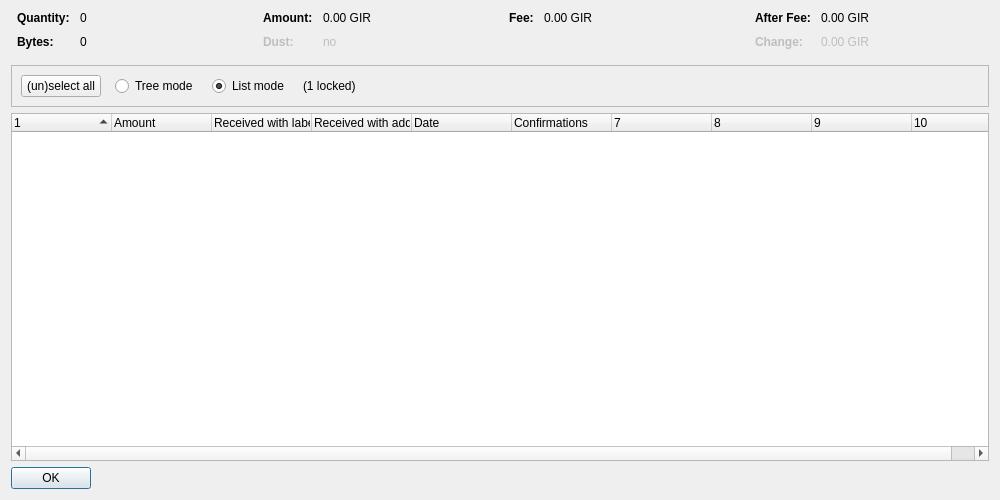
<?xml version="1.0" encoding="UTF-8"?>
<ui version="4.0">
 <class>CoinControlDialog</class>
 <widget class="QDialog" name="CoinControlDialog">
  <property name="geometry">
   <rect>
    <x>0</x>
    <y>0</y>
    <width>1000</width>
    <height>500</height>
   </rect>
  </property>
  <property name="windowTitle">
   <string>Coin Selection</string>
  </property>
  <layout class="QVBoxLayout" name="verticalLayout">
   <item>
    <layout class="QHBoxLayout" name="horizontalLayoutTop" stretch="0,0,0,0">
     <property name="topMargin">
      <number>0</number>
     </property>
     <property name="bottomMargin">
      <number>10</number>
     </property>
     <item>
      <layout class="QFormLayout" name="formLayoutCoinControl1">
       <property name="horizontalSpacing">
        <number>10</number>
       </property>
       <property name="verticalSpacing">
        <number>10</number>
       </property>
       <property name="leftMargin">
        <number>6</number>
       </property>
       <property name="rightMargin">
        <number>6</number>
       </property>
       <item row="0" column="0">
        <widget class="QLabel" name="labelCoinControlQuantityText">
         <property name="font">
          <font>
           <weight>75</weight>
           <bold>true</bold>
          </font>
         </property>
         <property name="text">
          <string>Quantity:</string>
         </property>
        </widget>
       </item>
       <item row="0" column="1">
        <widget class="QLabel" name="labelCoinControlQuantity">
         <property name="cursor">
          <cursorShape>IBeamCursor</cursorShape>
         </property>
         <property name="contextMenuPolicy">
          <enum>Qt::ActionsContextMenu</enum>
         </property>
         <property name="text">
          <string notr="true">0</string>
         </property>
         <property name="textInteractionFlags">
          <set>Qt::LinksAccessibleByMouse|Qt::TextSelectableByKeyboard|Qt::TextSelectableByMouse</set>
         </property>
        </widget>
       </item>
       <item row="1" column="0">
        <widget class="QLabel" name="labelCoinControlBytesText">
         <property name="font">
          <font>
           <weight>75</weight>
           <bold>true</bold>
          </font>
         </property>
         <property name="text">
          <string>Bytes:</string>
         </property>
        </widget>
       </item>
       <item row="1" column="1">
        <widget class="QLabel" name="labelCoinControlBytes">
         <property name="cursor">
          <cursorShape>IBeamCursor</cursorShape>
         </property>
         <property name="contextMenuPolicy">
          <enum>Qt::ActionsContextMenu</enum>
         </property>
         <property name="text">
          <string notr="true">0</string>
         </property>
         <property name="textInteractionFlags">
          <set>Qt::LinksAccessibleByMouse|Qt::TextSelectableByKeyboard|Qt::TextSelectableByMouse</set>
         </property>
        </widget>
       </item>
      </layout>
     </item>
     <item>
      <layout class="QFormLayout" name="formLayoutCoinControl2">
       <property name="horizontalSpacing">
        <number>10</number>
       </property>
       <property name="verticalSpacing">
        <number>10</number>
       </property>
       <property name="leftMargin">
        <number>6</number>
       </property>
       <property name="rightMargin">
        <number>6</number>
       </property>
       <item row="0" column="0">
        <widget class="QLabel" name="labelCoinControlAmountText">
         <property name="font">
          <font>
           <weight>75</weight>
           <bold>true</bold>
          </font>
         </property>
         <property name="text">
          <string>Amount:</string>
         </property>
        </widget>
       </item>
       <item row="0" column="1">
        <widget class="QLabel" name="labelCoinControlAmount">
         <property name="cursor">
          <cursorShape>IBeamCursor</cursorShape>
         </property>
         <property name="contextMenuPolicy">
          <enum>Qt::ActionsContextMenu</enum>
         </property>
         <property name="text">
          <string notr="true">0.00 GIR</string>
         </property>
         <property name="textInteractionFlags">
          <set>Qt::LinksAccessibleByMouse|Qt::TextSelectableByKeyboard|Qt::TextSelectableByMouse</set>
         </property>
        </widget>
       </item>
       <item row="1" column="0">
        <widget class="QLabel" name="labelCoinControlLowOutputText">
         <property name="enabled">
          <bool>false</bool>
         </property>
         <property name="font">
          <font>
           <weight>75</weight>
           <bold>true</bold>
          </font>
         </property>
         <property name="text">
          <string>Dust:</string>
         </property>
        </widget>
       </item>
       <item row="1" column="1">
        <widget class="QLabel" name="labelCoinControlLowOutput">
         <property name="enabled">
          <bool>false</bool>
         </property>
         <property name="cursor">
          <cursorShape>IBeamCursor</cursorShape>
         </property>
         <property name="contextMenuPolicy">
          <enum>Qt::ActionsContextMenu</enum>
         </property>
         <property name="text">
          <string notr="true">no</string>
         </property>
         <property name="textInteractionFlags">
          <set>Qt::LinksAccessibleByMouse|Qt::TextSelectableByKeyboard|Qt::TextSelectableByMouse</set>
         </property>
        </widget>
       </item>
      </layout>
     </item>
     <item>
      <layout class="QFormLayout" name="formLayoutCoinControl3">
       <property name="horizontalSpacing">
        <number>10</number>
       </property>
       <property name="verticalSpacing">
        <number>10</number>
       </property>
       <property name="leftMargin">
        <number>6</number>
       </property>
       <property name="rightMargin">
        <number>6</number>
       </property>
       <item row="0" column="0">
        <widget class="QLabel" name="labelCoinControlFeeText">
         <property name="font">
          <font>
           <weight>75</weight>
           <bold>true</bold>
          </font>
         </property>
         <property name="text">
          <string>Fee:</string>
         </property>
        </widget>
       </item>
       <item row="0" column="1">
        <widget class="QLabel" name="labelCoinControlFee">
         <property name="cursor">
          <cursorShape>IBeamCursor</cursorShape>
         </property>
         <property name="contextMenuPolicy">
          <enum>Qt::ActionsContextMenu</enum>
         </property>
         <property name="text">
          <string notr="true">0.00 GIR</string>
         </property>
         <property name="textInteractionFlags">
          <set>Qt::LinksAccessibleByMouse|Qt::TextSelectableByKeyboard|Qt::TextSelectableByMouse</set>
         </property>
        </widget>
       </item>
      </layout>
     </item>
     <item>
      <layout class="QFormLayout" name="formLayoutCoinControl4">
       <property name="horizontalSpacing">
        <number>10</number>
       </property>
       <property name="verticalSpacing">
        <number>10</number>
       </property>
       <property name="leftMargin">
        <number>6</number>
       </property>
       <property name="rightMargin">
        <number>6</number>
       </property>
       <item row="0" column="0">
        <widget class="QLabel" name="labelCoinControlAfterFeeText">
         <property name="font">
          <font>
           <weight>75</weight>
           <bold>true</bold>
          </font>
         </property>
         <property name="text">
          <string>After Fee:</string>
         </property>
        </widget>
       </item>
       <item row="0" column="1">
        <widget class="QLabel" name="labelCoinControlAfterFee">
         <property name="cursor">
          <cursorShape>IBeamCursor</cursorShape>
         </property>
         <property name="contextMenuPolicy">
          <enum>Qt::ActionsContextMenu</enum>
         </property>
         <property name="text">
          <string notr="true">0.00 GIR</string>
         </property>
         <property name="textInteractionFlags">
          <set>Qt::LinksAccessibleByMouse|Qt::TextSelectableByKeyboard|Qt::TextSelectableByMouse</set>
         </property>
        </widget>
       </item>
       <item row="1" column="0">
        <widget class="QLabel" name="labelCoinControlChangeText">
         <property name="enabled">
          <bool>false</bool>
         </property>
         <property name="font">
          <font>
           <weight>75</weight>
           <bold>true</bold>
          </font>
         </property>
         <property name="text">
          <string>Change:</string>
         </property>
        </widget>
       </item>
       <item row="1" column="1">
        <widget class="QLabel" name="labelCoinControlChange">
         <property name="enabled">
          <bool>false</bool>
         </property>
         <property name="cursor">
          <cursorShape>IBeamCursor</cursorShape>
         </property>
         <property name="contextMenuPolicy">
          <enum>Qt::ActionsContextMenu</enum>
         </property>
         <property name="text">
          <string notr="true">0.00 GIR</string>
         </property>
         <property name="textInteractionFlags">
          <set>Qt::LinksAccessibleByMouse|Qt::TextSelectableByKeyboard|Qt::TextSelectableByMouse</set>
         </property>
        </widget>
       </item>
      </layout>
     </item>
    </layout>
   </item>
   <item>
    <widget class="QFrame" name="frame">
     <property name="minimumSize">
      <size>
       <width>0</width>
       <height>40</height>
      </size>
     </property>
     <property name="frameShape">
      <enum>QFrame::StyledPanel</enum>
     </property>
     <property name="frameShadow">
      <enum>QFrame::Sunken</enum>
     </property>
     <layout class="QHBoxLayout" name="horizontalLayout">
      <item>
       <layout class="QHBoxLayout" name="horizontalLayoutPanel" stretch="0,0,0,0,0">
        <property name="spacing">
         <number>14</number>
        </property>
        <item>
         <widget class="QPushButton" name="pushButtonSelectAll">
          <property name="sizePolicy">
           <sizepolicy hsizetype="Maximum" vsizetype="Fixed">
            <horstretch>0</horstretch>
            <verstretch>0</verstretch>
           </sizepolicy>
          </property>
          <property name="text">
           <string>(un)select all</string>
          </property>
          <property name="autoDefault">
           <bool>false</bool>
          </property>
         </widget>
        </item>
        <item>
         <widget class="QRadioButton" name="radioTreeMode">
          <property name="sizePolicy">
           <sizepolicy hsizetype="Maximum" vsizetype="Fixed">
            <horstretch>0</horstretch>
            <verstretch>0</verstretch>
           </sizepolicy>
          </property>
          <property name="text">
           <string>Tree mode</string>
          </property>
         </widget>
        </item>
        <item>
         <widget class="QRadioButton" name="radioListMode">
          <property name="sizePolicy">
           <sizepolicy hsizetype="Maximum" vsizetype="Fixed">
            <horstretch>0</horstretch>
            <verstretch>0</verstretch>
           </sizepolicy>
          </property>
          <property name="text">
           <string>List mode</string>
          </property>
          <property name="checked">
           <bool>true</bool>
          </property>
         </widget>
        </item>
        <item>
         <widget class="QLabel" name="labelLocked">
          <property name="text">
           <string notr="true">(1 locked)</string>
          </property>
         </widget>
        </item>
        <item>
         <spacer name="horizontalSpacer">
          <property name="orientation">
           <enum>Qt::Horizontal</enum>
          </property>
          <property name="sizeHint" stdset="0">
           <size>
            <width>40</width>
            <height>20</height>
           </size>
          </property>
         </spacer>
        </item>
       </layout>
      </item>
     </layout>
    </widget>
   </item>
   <item>
    <widget class="CoinControlTreeWidget" name="treeWidget">
     <property name="contextMenuPolicy">
      <enum>Qt::CustomContextMenu</enum>
     </property>
     <property name="sortingEnabled">
      <bool>false</bool>
     </property>
     <property name="columnCount">
      <number>10</number>
     </property>
     <attribute name="headerShowSortIndicator" stdset="0">
      <bool>true</bool>
     </attribute>
     <attribute name="headerStretchLastSection">
      <bool>false</bool>
     </attribute>
     <column>
      <property name="text">
       <string/>
      </property>
     </column>
     <column>
      <property name="text">
       <string>Amount</string>
      </property>
     </column>
     <column>
      <property name="text">
       <string>Received with label</string>
      </property>
     </column>
     <column>
      <property name="text">
       <string>Received with address</string>
      </property>
     </column>
     <column>
      <property name="text">
       <string>Date</string>
      </property>
     </column>
     <column>
      <property name="text">
       <string>Confirmations</string>
      </property>
      <property name="toolTip">
       <string>Confirmed</string>
      </property>
     </column>
     <column>
      <property name="text">
       <string/>
      </property>
     </column>
     <column>
      <property name="text">
       <string/>
      </property>
     </column>
     <column>
      <property name="text">
       <string/>
      </property>
     </column>
     <column>
      <property name="text">
       <string/>
      </property>
     </column>
    </widget>
   </item>
   <item>
    <widget class="QDialogButtonBox" name="buttonBox">
     <property name="sizePolicy">
      <sizepolicy hsizetype="Maximum" vsizetype="Fixed">
       <horstretch>0</horstretch>
       <verstretch>0</verstretch>
      </sizepolicy>
     </property>
     <property name="orientation">
      <enum>Qt::Horizontal</enum>
     </property>
     <property name="standardButtons">
      <set>QDialogButtonBox::Ok</set>
     </property>
    </widget>
   </item>
  </layout>
 </widget>
 <customwidgets>
  <customwidget>
   <class>CoinControlTreeWidget</class>
   <extends>QTreeWidget</extends>
   <header>qt/coincontroltreewidget.h</header>
  </customwidget>
 </customwidgets>
 <resources/>
 <connections/>
</ui>
